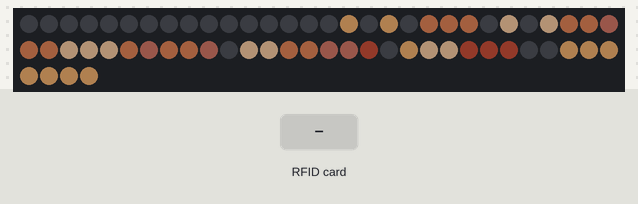
Simulated run of this sketch. Board: Arduino Mega 2560, built with avr-gcc and run on an emulated ATmega2560. Shown: 64 RGB LEDs in strip order, left to right, continuing on the next row. Inputs (shaded band) come from the test bench. Dim RGB values are drawn brighter than linear; random numbers use the default seed unless the sketch sets one; what the sketch prints to the serial monitor is not drawn.

Above: at 1.2 s.

The sketch:

RFIDARRAY.ino
```cpp
/*
SNAKE 04 D0 B0 18 6F 61 80
04 CE 5D 75 8F 61 80
04 83 DF 18 6F 61 80
04 11 F2 18 6F 61 80
04 9E 60 72 8F 61 80
04 32 23 73 8F 61 80
*/

//RFID
#include <SPI.h>
#include <MFRC522.h>
#define SS_PIN 53
#define RST_PIN 49
MFRC522 rfid(SS_PIN, RST_PIN); // Instance of the class
MFRC522::MIFARE_Key key;
// Init array that will store new NUID
byte nuidPICC[4];
// Number of known default keys (hard-coded)
// NOTE: Synchronize the NR_KNOWN_KEYS define with the defaultKeys[] array
#define NR_KNOWN_KEYS 6
byte knownKeys[NR_KNOWN_KEYS][10] =  {
    {0x04, 0xD0, 0xB0, 0x18, 0x6F, 0x61, 0x80}, // SNAKE
    {0x04, 0xCE, 0x5D, 0x75, 0x8F, 0x61, 0x80}, // TURTLE
    {0x04, 0x83, 0xDF, 0x18, 0x6F, 0x61, 0x80}, // SNAIL
    {0x04, 0x11, 0xF2, 0x18, 0x6F, 0x61, 0x80}, // FOX
    {0x04, 0x9E, 0x60, 0x72, 0x8F, 0x61, 0x80}, // CHICKEN
    {0x04, 0x32, 0x23, 0x73, 0x8F, 0x61, 0x80}, // CAT
};
int currentKey;
//RFID

#define BUTTON_PIN_ARRAY 22

//LED ARRAY
#include <FastLED.h>
#define NUM_LEDS_ARRAY 64
#define DATA_PIN_ARRAY 3
CRGB leds[NUM_LEDS_ARRAY];
int symbols [6][64][3] = {
//SNAKE
{{0, 0, 0}, {106, 190, 48}, {0, 0, 0}, {106, 190, 48}, {0, 0, 0}, {0, 0, 0}, {0, 0, 0}, {0, 0, 0},
{106, 190, 48}, {95, 12, 12}, {106, 190, 48}, {95, 12, 12}, {106, 190, 48}, {0, 0, 0}, {0, 0, 0}, {0, 0, 0},
{106, 190, 48}, {106, 190, 48}, {106, 190, 48}, {106, 190, 48}, {106, 190, 48}, {0, 0, 0}, {106, 190, 48}, {106, 190, 48},
{0, 0, 0}, {255, 255, 255}, {172, 50, 50}, {255, 255, 255}, {0, 0, 0}, {0, 0, 0}, {0, 0, 0}, {106, 190, 48},
{0, 0, 0}, {106, 190, 48}, {153, 229, 80}, {106, 190, 48}, {0, 0, 0}, {0, 0, 0}, {106, 190, 48}, {106, 190, 48},
{0, 0, 0}, {106, 190, 48}, {153, 229, 80}, {106, 190, 48}, {0, 0, 0}, {0, 0, 0}, {106, 190, 48}, {153, 229, 80},
{0, 0, 0}, {106, 190, 48}, {153, 229, 80}, {106, 190, 48}, {106, 190, 48}, {106, 190, 48}, {106, 190, 48}, {153, 229, 80},
{0, 0, 0}, {106, 190, 48}, {153, 229, 80}, {153, 229, 80}, {153, 229, 80}, {153, 229, 80}, {153, 229, 80}, {153, 229, 80}},
//TURTLE
{{0, 0, 0}, {0, 0, 0}, {0, 0, 0}, {0, 0, 0}, {0, 0, 0}, {0, 0, 0}, {0, 0, 0}, {0, 0, 0},
{0, 0, 0}, {0, 0, 0}, {0, 0, 0}, {0, 0, 0}, {0, 0, 0}, {0, 0, 0}, {0, 0, 0}, {0, 0, 0},
{0, 0, 0}, {0, 0, 0}, {0, 0, 0}, {0, 0, 0}, {0, 0, 0}, {0, 0, 0}, {0, 0, 0}, {0, 0, 0},
{0, 0, 0}, {17, 109, 71}, {55, 148, 110}, {17, 109, 71}, {0, 0, 0}, {153, 229, 80}, {153, 229, 80}, {0, 0, 0},
{17, 109, 71}, {55, 148, 110}, {17, 109, 71}, {55, 148, 110}, {55, 148, 110}, {153, 229, 80}, {102, 57, 49}, {153, 229, 80},
{17, 109, 71}, {17, 109, 71}, {55, 148, 110}, {17, 109, 71}, {238, 195, 154}, {153, 229, 80}, {153, 229, 80}, {153, 229, 80},
{198, 150, 104}, {238, 195, 154}, {198, 150, 104}, {238, 195, 154}, {198, 150, 104}, {238, 195, 154}, {0, 0, 0}, {0, 0, 0},
{0, 0, 0}, {153, 229, 80}, {153, 229, 80}, {0, 0, 0}, {153, 229, 80}, {153, 229, 80}, {0, 0, 0}, {0, 0, 0}},
//SNAIL
{{0, 0, 0}, {0, 0, 0}, {0, 0, 0}, {0, 0, 0}, {0, 0, 0}, {0, 0, 0}, {0, 0, 0}, {0, 0, 0},
{0, 0, 0}, {0, 0, 0}, {0, 0, 0}, {0, 0, 0}, {0, 0, 0}, {0, 0, 0}, {0, 0, 0}, {0, 0, 0},
{217, 160, 102}, {0, 0, 0}, {217, 160, 102}, {0, 0, 0}, {143, 86, 59}, {143, 86, 59}, {143, 86, 59}, {0, 0, 0},
{238, 195, 154}, {0, 0, 0}, {238, 195, 154}, {143, 86, 59}, {143, 86, 59}, {102, 57, 49}, {143, 86, 59}, {143, 86, 59},
{238, 195, 154}, {238, 195, 154}, {238, 195, 154}, {143, 86, 59}, {102, 57, 49}, {143, 86, 59}, {143, 86, 59}, {102, 57, 49},
{0, 0, 0}, {238, 195, 154}, {238, 195, 154}, {143, 86, 59}, {143, 86, 59}, {102, 57, 49}, {102, 57, 49}, {73, 28, 20},
{0, 0, 0}, {217, 160, 102}, {238, 195, 154}, {238, 195, 154}, {73, 28, 20}, {73, 28, 20}, {73, 28, 20}, {0, 0, 0},
{0, 0, 0}, {217, 160, 102}, {217, 160, 102}, {217, 160, 102}, {217, 160, 102}, {217, 160, 102}, {217, 160, 102}, {217, 160, 102}},
//FOX
{{0, 0, 0}, {0, 0, 0}, {0, 0, 0}, {0, 0, 0}, {0, 0, 0}, {0, 0, 0}, {0, 0, 0}, {0, 0, 0},
{255, 255, 255}, {255, 255, 255}, {0, 0, 0}, {0, 0, 0}, {223, 113, 38}, {0, 0, 0}, {223, 113, 38}, {0, 0, 0},
{255, 255, 255}, {223, 113, 38}, {0, 0, 0}, {0, 0, 0}, {223, 113, 38}, {223, 113, 38}, {223, 113, 38}, {223, 113, 38},
{223, 113, 38}, {223, 113, 38}, {223, 113, 38}, {0, 0, 0}, {223, 113, 38}, {74, 33, 5}, {223, 113, 38}, {74, 33, 5},
{223, 113, 38}, {223, 113, 38}, {223, 113, 38}, {223, 113, 38}, {223, 113, 38}, {255, 255, 255}, {0, 0, 0}, {255, 255, 255},
{0, 0, 0}, {0, 0, 0}, {223, 113, 38}, {223, 113, 38}, {223, 113, 38}, {223, 113, 38}, {223, 113, 38}, {0, 0, 0},
{0, 0, 0}, {0, 0, 0}, {202, 96, 25}, {223, 113, 38}, {202, 96, 25}, {223, 113, 38}, {202, 96, 25}, {0, 0, 0},
{0, 0, 0}, {0, 0, 0}, {115, 53, 10}, {0, 0, 0}, {115, 53, 10}, {0, 0, 0}, {115, 53, 10}, {0, 0, 0}},
//CHICKEN
{{0, 0, 0}, {0, 0, 0}, {255, 0, 0}, {255, 0, 0}, {0, 0, 0}, {0, 0, 0}, {0, 0, 0}, {0, 0, 0},
{0, 0, 0}, {255, 255, 255}, {255, 255, 255}, {255, 255, 255}, {255, 255, 255}, {0, 0, 0}, {0, 0, 0}, {0, 0, 0},
{251, 242, 54}, {251, 242, 54}, {255, 255, 255}, {0, 0, 185}, {255, 255, 255}, {0, 0, 0}, {0, 0, 0}, {0, 0, 0},
{0, 0, 0}, {255, 0, 0}, {255, 255, 255}, {255, 255, 255}, {255, 255, 255}, {255, 255, 255}, {255, 255, 255}, {255, 255, 255},
{255, 0, 0}, {255, 255, 255}, {255, 0, 0}, {255, 255, 255}, {255, 255, 255}, {255, 255, 255}, {255, 255, 255}, {201, 246, 255},
{0, 0, 0}, {255, 255, 255}, {255, 255, 255}, {255, 255, 255}, {201, 246, 255}, {201, 246, 255}, {201, 246, 255}, {255, 255, 255},
{0, 0, 0}, {255, 255, 255}, {255, 255, 255}, {255, 255, 255}, {255, 255, 255}, {255, 255, 255}, {255, 255, 255}, {255, 255, 255},
{0, 0, 0}, {0, 0, 0}, {251, 242, 54}, {251, 242, 54}, {0, 0, 0}, {251, 242, 54}, {251, 242, 54}, {0, 0, 0}},
//CAT
{{0, 0, 0}, {0, 0, 0}, {0, 0, 0}, {0, 0, 0}, {0, 0, 0}, {0, 0, 0}, {0, 0, 0}, {0, 0, 0},
{0, 0, 0}, {223, 113, 38}, {0, 0, 0}, {223, 113, 38}, {0, 0, 0}, {0, 0, 0}, {223, 113, 38}, {244, 225, 207},
{223, 113, 38}, {223, 113, 38}, {223, 113, 38}, {223, 113, 38}, {0, 0, 0}, {0, 0, 0}, {210, 100, 26}, {0, 0, 0},
{55, 148, 110}, {223, 113, 38}, {55, 148, 110}, {223, 113, 38}, {0, 0, 0}, {0, 0, 0}, {210, 100, 26}, {0, 0, 0},
{223, 113, 38}, {255, 179, 231}, {223, 113, 38}, {223, 113, 38}, {210, 100, 26}, {210, 100, 26}, {210, 100, 26}, {0, 0, 0},
{0, 0, 0}, {210, 100, 26}, {210, 100, 26}, {210, 100, 26}, {210, 100, 26}, {210, 100, 26}, {0, 0, 0}, {0, 0, 0},
{0, 0, 0}, {210, 100, 26}, {210, 100, 26}, {210, 100, 26}, {210, 100, 26}, {210, 100, 26}, {0, 0, 0}, {0, 0, 0},
{0, 0, 0}, {255, 255, 255}, {0, 0, 0}, {255, 255, 255}, {0, 0, 0}, {210, 100, 26}, {0, 0, 0}, {0, 0, 0}}
};
//LED ARRAY

bool readyToWin;

void setup() {
  //RFID
  Serial.begin(9600);
  SPI.begin(); // Init SPI bus
  rfid.PCD_Init(); // Init MFRC522
  for (byte i = 0; i < 6; i++) {
    key.keyByte[i] = 0xFF;
  }
  //RFID

  pinMode(BUTTON_PIN_ARRAY, INPUT);

  //LED ARRAY
  FastLED.addLeds<WS2812B,DATA_PIN_ARRAY,GRB>(leds,NUM_LEDS_ARRAY).setRgbw(RgbwDefault());
  FastLED.setBrightness(64);

  randomSeed(analogRead(0));
  currentKey = random(0, 6);
  ChangeSymbol(symbols[currentKey]);

  FastLED.show();
  //LED ARRAY

}

bool solved_rfid;

void loop() {

  if (!solved_rfid)
  {
    if (readyToWin && digitalRead(BUTTON_PIN_ARRAY) == HIGH)
    {
      Serial.println("s");
      readyToWin = false;
      solved_rfid = true;
      for (int i=0;i<NUM_LEDS_ARRAY;i++)
      {
        leds[i] = CRGB(0, 255, 0);
      }
      FastLED.show();
    }

    //RFID
    // Look for new cards
    if ( ! rfid.PICC_IsNewCardPresent()) return;
    // Verify if the NUID has been readed
    if ( ! rfid.PICC_ReadCardSerial()) return;
    for (byte i = 0; i < 4; i++)
    {
      nuidPICC[i] = rfid.uid.uidByte[i];
    }
    //printHex(rfid.uid.uidByte, rfid.uid.size);
    //Serial.println();
    rfid.PICC_HaltA();
    rfid.PCD_StopCrypto1();
    //RFID

    Serial.println("%" + rfid.uid.uidByte[1]);
    if(rfid.uid.uidByte[1] == knownKeys[currentKey][1])
    {
      readyToWin = true;
      Serial.println("ready to win");
    }

    if(rfid.uid.uidByte[1] == knownKeys[0][1])
    {
      Serial.println("%Snake");
    }
    else if(rfid.uid.uidByte[1] == knownKeys[1][1])
    {
      Serial.println("%Turtle");
    }
    else if(rfid.uid.uidByte[1] == knownKeys[2][1])
    {
      Serial.println("%Snail");
    }
    else if(rfid.uid.uidByte[1] == knownKeys[3][1])
    {
      Serial.println("%Fox");
    }
    else if(rfid.uid.uidByte[1] == knownKeys[4][1])
    {
      Serial.println("%Chicken");
    }
    else if(rfid.uid.uidByte[1] == knownKeys[5][1])
    {
      Serial.println("%Cat");
    }

    delay(500);
  }
}


/*void printHex(byte *buffer, byte bufferSize)
{
  for (byte i = 0; i < bufferSize; i++)
  {
    Serial.print(buffer[i] < 0x10 ? " 0" : " ");
    Serial.print(buffer[i], HEX);
  }
}*/


void ChangeSymbol(int symbol[NUM_LEDS_ARRAY][3])
{
  for (int i=0;i<NUM_LEDS_ARRAY;i++)
  {
    leds[i]=CRGB(symbol[i][0], symbol[i][1], symbol[i][2]);
  }
}
```
